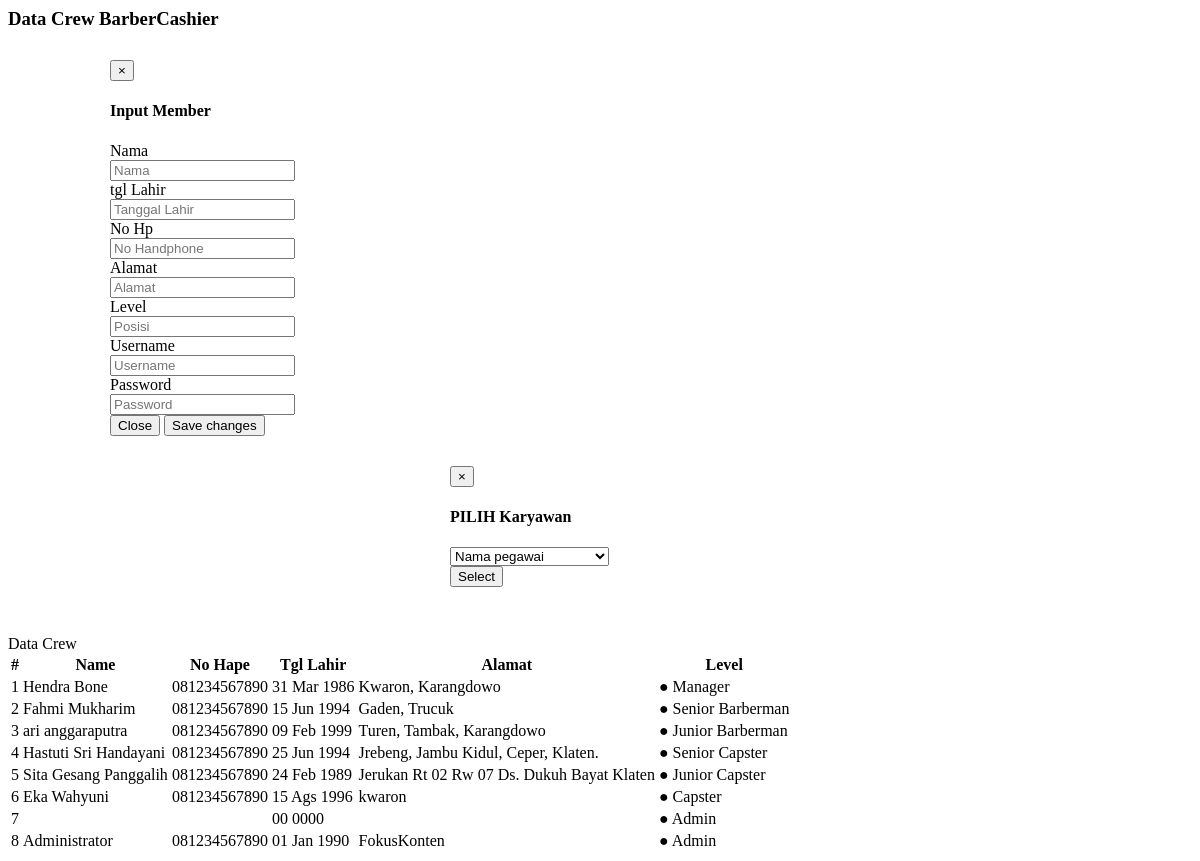
The app's page /SOURCE_CODE_APLIKASI/pages/pegawai.php, older data.
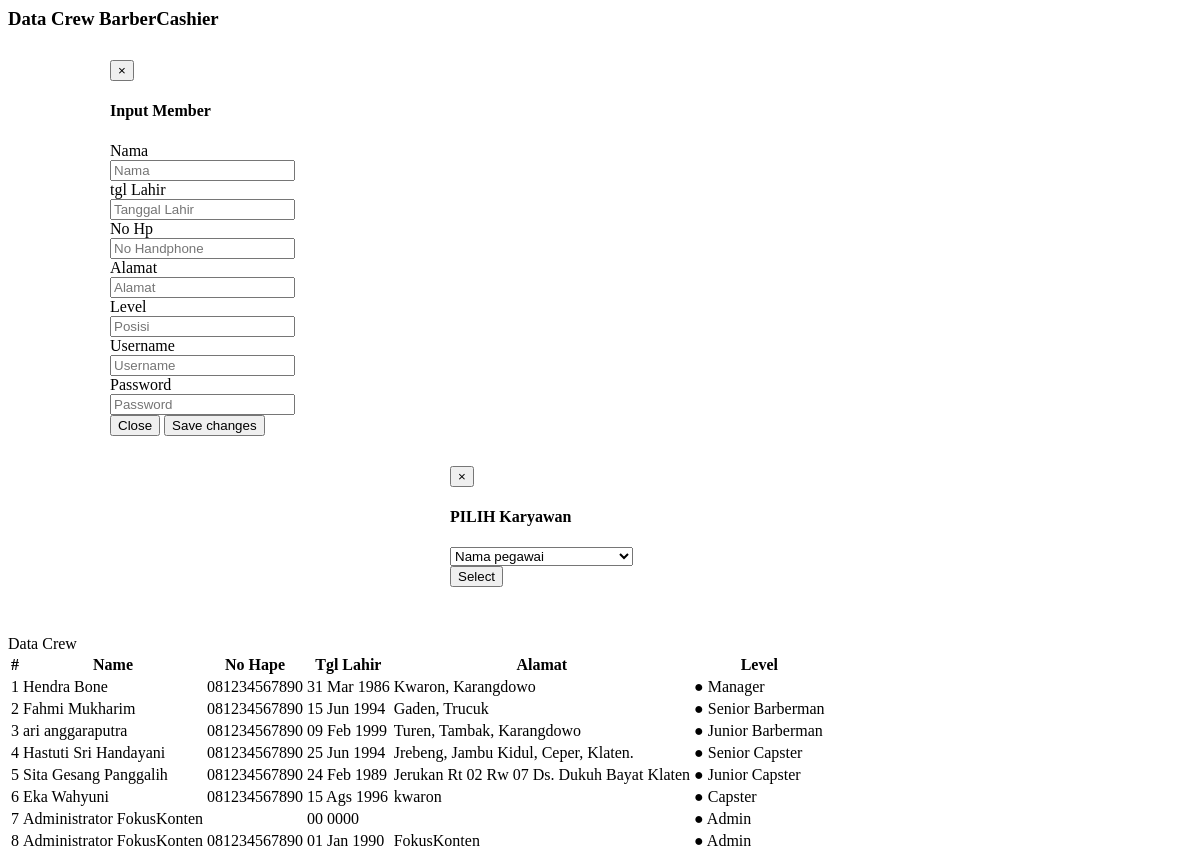
The same page, newer data.
### tables this page shows
CREATE TABLE `pegawai` (
  `idpegawai` int(11) NOT NULL AUTO_INCREMENT,
  `nama` varchar(45) NOT NULL,
  `tgl_lahir` date NOT NULL,
  `no_hp` varchar(12) NOT NULL,
  `alamat` varchar(45) NOT NULL,
  `username` varchar(45) NOT NULL,
  `password` varchar(45) NOT NULL,
  `level` varchar(45) NOT NULL,
  `aktif` tinyint(1) NOT NULL DEFAULT 1,
  `visible` tinyint(1) NOT NULL DEFAULT 1,
  PRIMARY KEY (`idpegawai`)
);

### SOURCE_CODE_APLIKASI/dist/DateToIndo.php (called while the page is built, shortened)
<?php
function DateToIndo($date) {
		$BulanIndo = array("Jan", "Feb", "Mar",
						   "Apr", "Mei", "Jun",
						   "Jul", "Ags", "Sept",
						   "Okt", "Nov", "Des");
		$tahun = substr($date, 0, 4);
		$bulan = substr($date, 5, 2);
		$tgl   = substr($date, 8, 2);
		$result = $tgl . " " . $BulanIndo[(int)$bulan-1] . " ". $tahun;
		return($result);
}
?>

### SOURCE_CODE_APLIKASI/pages/pegawai.php (the view, shortened to what this page needs)
<head>
</head>
<?php
include '../dist/DateToIndo.php';
?>
<div class="row">
    <div class="col-lg-12" >
        <h3 class="page-header">Data Crew BarberCashier</h3>
    </div>
</div>
<div class="row">
    <div class="modal fade" id="responsive" tabindex="-1"  role="dialog" aria-labelledby="myModalLabel" aria-hidden="true" data-backdrop="static" data-keyboard="false">
      <div class="modal-dialog">
        <form class="form-horizontal" role="form" action="prosesataz.php" method="post">
            <div class="modal-content">
                <div class="modal-header">
                    <button type="button" onclick="javascript:window.location.reload()" class="close" data-dismiss="modal" aria-hidden="true">&times;</button>
                    <h4 class="modal-title" id="myModalLabel">Input Member </h4>
                </div>
                <div class="modal-body">
                    <div class="form-group">
                        <label class="col-sm-3 control-label">Nama</label>
                        <div class="col-sm-7">
                            <input type="text" name="nama" id="nama" class="form-control " placeholder="Nama" value=""  required="required">
                        </div>
                    </div>
                    <div class="form-group">
                        <label for="inputEmail3" class="col-sm-3 control-label">tgl Lahir</label>
                        <div class="col-sm-7">
                            <input type="text" name="tgl_lahir" class="form-control" id="tgllahir" placeholder="Tanggal Lahir" value="" required="required">
                        </div>
                    </div>
                    <div class="form-group">
                        <label for="inputEmail3" class="col-sm-3 control-label">No Hp</label>
                        <div class="col-sm-7">
                            <input type="number" name="no_hp" id="no_hp" class="form-control" placeholder="No Handphone" value="" required="required">
                        </div>
                    </div>
                    <div class="form-group">
                        <label for="inputEmail3" class="col-sm-3 control-label">Alamat</label>
                        <div class="col-sm-7">
                            <input type="text" name="alamat" id="alamat" class="form-control" placeholder="Alamat" value="" required="required">
                        </div>
                    </div>
                    <div class="form-group">
                        <label for="inputEmail3" class="col-sm-3 control-label">Level</label>
                        <div class="col-sm-7">
                            <input type="text" name="posisi" id="posisi" class="form-control" placeholder="Posisi" value="" required="required">
                        </div>
                    </div>
                    <div class="form-group">
                        <label for="inputEmail3" class="col-sm-3 control-label">Username</label>
                        <div class="col-sm-7">
                            <input type="text" name="username" id="username" class="form-control" placeholder="Username" value="" required="required">
                        </div>
                    </div>
                    <div class="form-group">
                        <label for="inputEmail3" class="col-sm-3 control-label">Password</label>
                        <div class="col-sm-7">
                            <input type="text" name="password" id="password" class="form-control" placeholder="Password" value="" required="required">
                        </div>
                    </div>
                </div>
                <div class="modal-footer">
                    <button type="button" onclick="javascript:window.location.reload()"  class="col-md-3 col-md-offset-3 btn btn-default" data-dismiss="modal">Close</button>
                    <button type="submit" class="col-md-3 col-md-offset-2 btn btn-warning">Save changes</button>
                </div>
            </div>
        </form>
      </div>
    </div>
    <div class="modal fade" id="inputgaji" tabindex="-1"  role="dialog" aria-labelledby="myModalLabel" aria-hidden="true" data-backdrop="static" data-keyboard="false">
      <div class="modal-dialog2">
        <form class="form-horizontal" role="form" action="inputgaji" method="post">
            <div class="modal-content">
                <div class="modal-header">
                    <button type="button" onclick="javascript:window.location.reload()" class="close" data-dismiss="modal" aria-hidden="true">&times;</button>
                    <h4 class="modal-title" id="myModalLabel">PILIH Karyawan</h4>
                </div>
                <div class="modal-body">
                    <div class="controls">
                           <select class ="form-control" name="pegawai" id="pegawai" required="required">
                                <option selected value="">Nama pegawai</option>
                            </select>
                    </div>
                </div>
                <div class="modal-footer">
                    <button type="submit" class="btn btn-warning">Select</button>
                </div>
            </div>
        </form>
      </div>
    </div>
</div>
<div class="row">
    <div class="col-lg-12">
        <div class="panel panel-success">
            <div class="panel-heading">
                Data Crew
            </div>
            <div class="panel-body">
                <div class="table-responsive table-bordered">
                    <table class="table table-striped table-bordered table-hover" id="pegawai">
                        <thead>
                            <tr>
                                <th>#</th>
                                <th class="col-md-2">Name</th>
                                <th>No Hape</th>
                                <th class="col-md-2">Tgl Lahir</th>
                                <th class="col-md-4">Alamat</th>
                                <th>Level</th>
                            </tr>
                        </thead>
                        <tbody>
                        <?php
                        $no = '0';
                        $result = mysql_query("SELECT * FROM pegawai where aktif='1' and visible='1'");
                        while($row=mysql_fetch_array($result))
                        {
                            $tgl = $row['tgl_lahir'];
                        $no++
                        ?>
                            <tr>
                                <td><?php echo $no; ?></td>
                                <td><?php echo $row['nama'];?></td>
                                <td><?php echo $row['no_hp'];?></td>
                                <td><?php echo(DateToIndo($tgl));?></td>
                                <td><?php echo $row['alamat'];?></td>
                                <td>
                                    <?php
                                    $lvl = strtolower($row['level']);
                                    if (strpos($lvl, 'owner') !== false) {
                                        echo '<span class="fk-dot-amber">● Owner</span>';
                                    } elseif (strpos($lvl, 'manager') !== false) {
                                        echo '<span class="fk-dot-blue">● Manager</span>';
                                    } elseif (strpos($lvl, 'barberman') !== false) {
                                        echo '<span class="fk-dot-green">● ' . ucwords($row['level']) . '</span>';
                                    } else {
                                        echo '<span class="fk-dot-amber">● ' . ucwords($row['level']) . '</span>';
                                    }
                                    ?>
                                </td>
                            </tr>
                        <?php
                        }
                        ?>
                        </tbody>
                    </table>
                </div>
            </div>
        </div>
    </div>
</div>

### SOURCE_CODE_APLIKASI/pages/pegawai.php (style rules this page uses)
.modal-dialog { width: 980px; margin: 30px auto; }
.modal-dialog2 { width: 300px; margin: 30px auto; }

Row changes from the older to the newer data that the page shows:
changed pegawai (number 7 of 8 on the later page): nama (not shown) → "Administrator FokusKonten"
changed pegawai "01 Jan 1990": nama "Administrator" → "Administrator FokusKonten"
